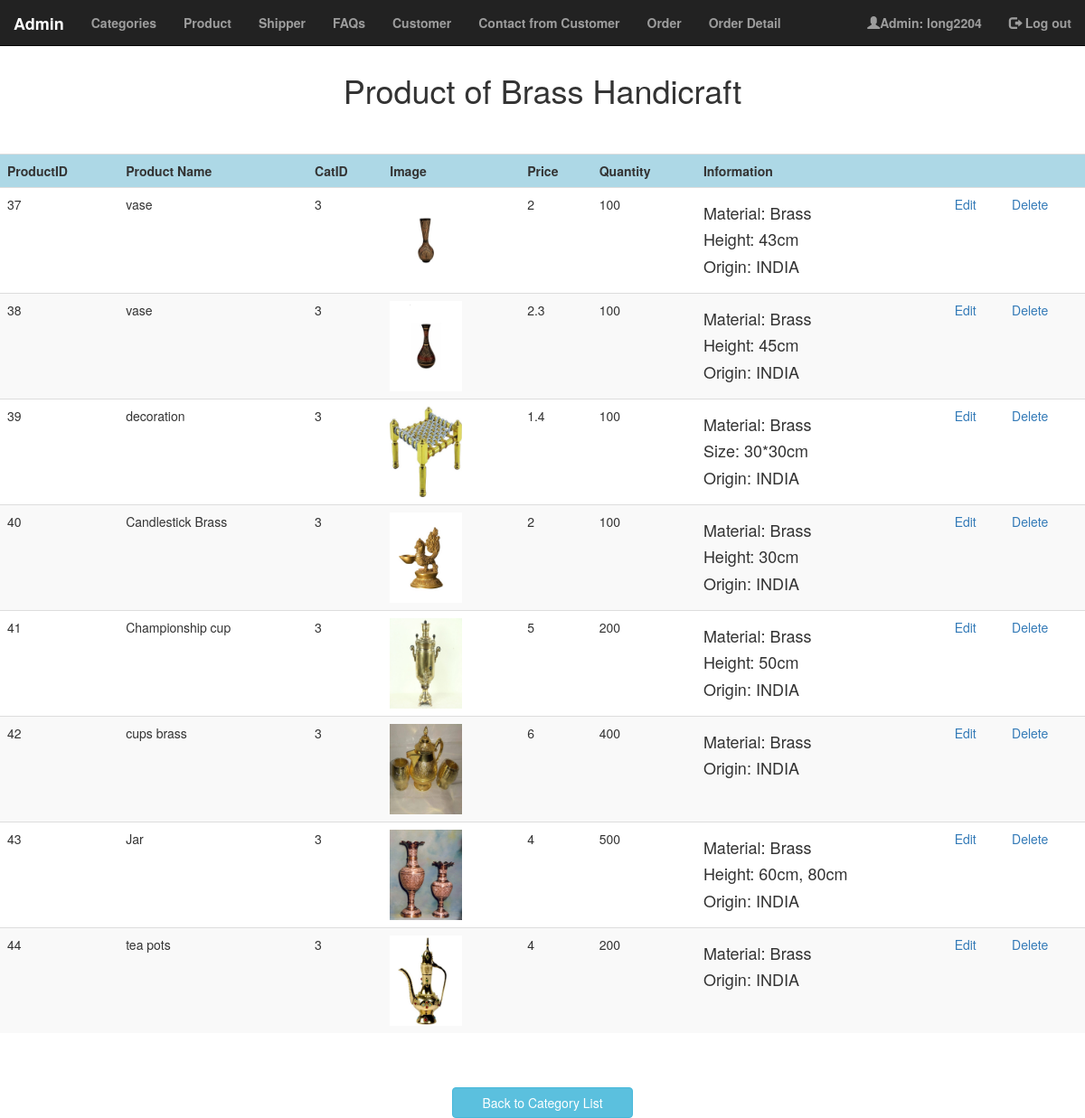
/code/foradmin/Categories/viewproduct.php?id=3 (signed in), run on the app's committed database.
### tables this page shows
CREATE TABLE `categories` (
  `CatID` int(11) NOT NULL,
  `Name` varchar(100) NOT NULL
);

CREATE TABLE `products` (
  `ProductID` int(11) NOT NULL,
  `Name` varchar(100) NOT NULL,
  `CatID` int(11) DEFAULT NULL,
  `Image` blob NOT NULL,
  `Price` float NOT NULL,
  `Quantity` int(11) NOT NULL,
  `Information` varchar(1000) NOT NULL
);

### code/foradmin/lib/database.php (called while the page is built, shortened)
<?php
function db_connect() {
    $connection = mysqli_connect(DB_SERVER, DB_USER, DB_PASS, DB_NAME);
    return $connection;
}
$db = db_connect();
function confirm_query_result($result){
    global $db;
    if (!$result){
        echo mysqli_error($db);
        db_disconnect($db);
        exit;
    } else {
        return $result;
    }
}
function find_categories_by_id($id) {
    global $db;
    $sql = "SELECT * FROM categories ";
    $sql .= "WHERE CatID='" . $id . "'";
    $result = mysqli_query($db, $sql);
    $category = mysqli_fetch_assoc($result);
    return $category;
}
function find_products_by_CatID($id) {
    global $db;
    $sql = "SELECT * FROM products ";
    $sql .= "WHERE CatID='" . $id . "'";
    $result = mysqli_query($db, $sql);
    return confirm_query_result($result);;
}
?>

### code/foradmin/Categories/viewproduct.php (the view, shortened to what this page needs)
<?php
require_once('../admin/adminheader.php');
$id = $_GET['id'];
$Category = find_categories_by_id($id)['Name'];
$product_set = find_products_by_CatID($id);
$count = mysqli_num_rows($product_set);
?>
<!DOCTYPE html>
<html>
<head>
    <link rel="stylesheet" href="../../css/bootstrap.min.css">
</head>
<body>
    <?php if($count == 0 ):?>
    <h1 style="text-align:center;color:red">Don't have products of <?php echo $Category?></h1>
    <?php elseif($count > 0):;?>
    <h1 style="text-align:center;">Product of <?php echo $Category?></h1><br><br>
    <table class="table table-striped">
        <tr>
            <th>ProductID</th>
            <th>Product Name</th>
            <th>CatID</th>
            <th>Image</th>
            <th>Price</th>
            <th>Quantity</th>
            <th>Information</th>
            <th>&nbsp;</th>
            <th>&nbsp;</th>
  	    </tr>
        <?php
        for ($i = 0; $i < $count; $i++):
            $product = mysqli_fetch_assoc($product_set);
        ?>
            <tr>
                <td><?php echo $product['ProductID']; ?></td>
                <td><?php echo $product['Name']; ?></td>
                <td><?php echo $product['CatID']; ?></td>
                <td><img height=100 src="../Products/<?php echo $product['Image']; ?>"></td>
                <td><?php echo $product['Price']; ?></td>
                <td><?php echo $product['Quantity']; ?></td>
                <td><?php echo $product['Information']; ?></td>
                <td><a href="<?php echo 'editproduct.php?id='.$product['ProductID']; ?>" >Edit</a></td>
                <td><a href="<?php echo 'deleteproduct.php?id='.$product['ProductID']; ?>">Delete</a></td>
            </tr>
        <?php
        endfor;
        endif;
        ?>
    </table>
    <br><br>
    <a href="Index.php" style="text-align:center;width:200px" class="btn btn-info col-xs-offset-5 col-xs-2">Back to Category List</a>
</body>
</html>

### code/foradmin/Admin/AdminHeader.php (style rules this page uses)
body { margin-top:70px; }

### code/foradmin/Categories/viewproduct.php (style rules this page uses)
table th { background-color:lightblue; }

### data on the page
categories: Name "Brass Handicraft"
products: ProductID "37", Name "vase", CatID "3", Image (picture), Price "2", Quantity "100", Information "Material: Brass Height: 43cm Origin: INDIA"
products: ProductID "38", Name "vase", CatID "3", Image (picture), Price "2.3", Quantity "100", Information "Material: Brass Height: 45cm Origin: INDIA"
products: ProductID "39", Name "decoration", CatID "3", Image (picture), Price "1.4", Quantity "100", Information "Material: Brass Size: 30*30cm Origin: INDIA"
products: ProductID "40", Name "Candlestick Brass", CatID "3", Image (picture), Price "2", Quantity "100", Information "Material: Brass Height: 30cm Origin: INDIA"
products: ProductID "41", Name "Championship cup", CatID "3", Image (picture), Price "5", Quantity "200", Information "Material: Brass Height: 50cm Origin: INDIA"
products: ProductID "42", Name "cups brass", CatID "3", Image (picture), Price "6", Quantity "400", Information "Material: Brass Origin: INDIA"
products: ProductID "43", Name "Jar", CatID "3", Image (picture), Price "4", Quantity "500", Information "Material: Brass Height: 60cm, 80cm Origin: INDIA"
products: ProductID "44", Name "tea pots", CatID "3", Image (picture), Price "4", Quantity "200", Information "Material: Brass Origin: INDIA"

### other printed values
$_SESSION['adminname'] "long2204"
